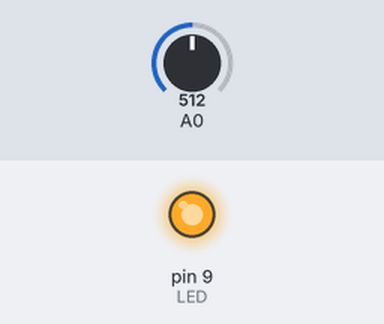
Recording of a sketch running on a simulated Arduino Uno, built with avr-gcc and run on an emulated ATmega328P. Parts: output pins drawn as LEDs (lit = HIGH). The test bench sets the inputs (shaded band); at power-on: A0 = 512.

Above: at 1.2 s.
1.3 s: A0 set to 306
At 2.0 s:
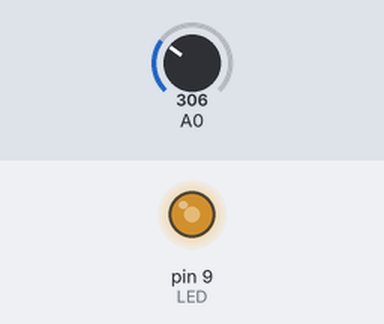
2.8 s: A0 set to 511
At 3.5 s:
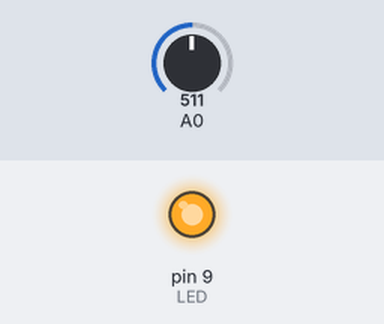
4.3 s: A0 set to 0
At 5.5 s:
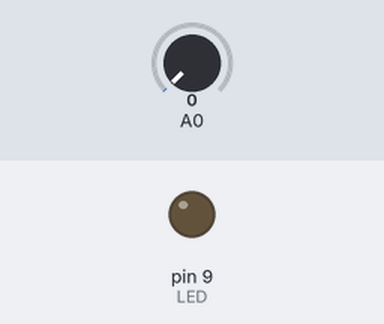
5.8 s: A0 set to 3
At 7.0 s:
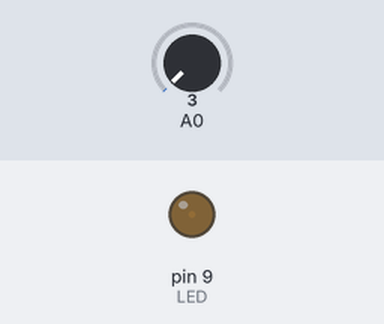
7.3 s: A0 set to 716
At 7.8 s:
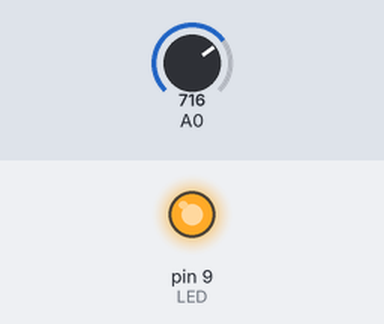
Timing chart, 0 to 9.8 s (numbered marks = the images above; inputs shaded):
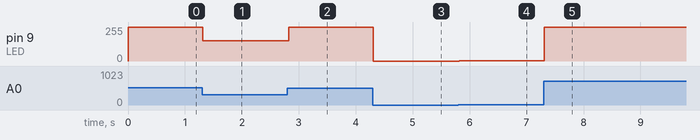

Measured:
- after the input at 1.3 s, pin 9 (LED): 255/255 → 153/255 at once
- after the input at 2.8 s, pin 9 (LED): 153/255 → 255/255 at once
- after the input at 4.3 s, pin 9 (LED): 255/255 → 0/255 at once
- after the input at 5.8 s, pin 9 (LED): 0/255 → 1/255 at once
- after the input at 7.3 s, pin 9 (LED): 1/255 → 255/255 at once

The sketch:

Part_B.ino
```cpp
const int LED = 9;  // LED inpit, (obv)
//const int LIGHT =    //I didn't need this, but kept it just in case I did
int x = 0;  // this little guy is a placeholder for my light sensor

void setup() {
  // put your setup code here, to run once:
pinMode(LED, OUTPUT);
Serial.begin(9600);
}

void loop() {

x = analogRead(0); // i found out that analog______(0) means that the machine knows to go to A0

analogWrite(LED, x/2);  //the thing outputs half of what the thing reads
delay(10); // special effects by Michael Bay
analogWrite(LED, x/2); // the thing does the thing again, to make sure the thing isnt the same ad infinitum
delay(10);


}
```
